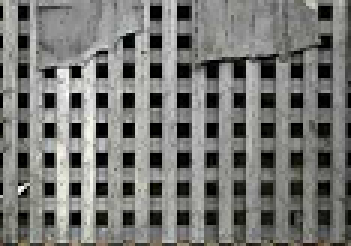
%> input picture texture_19_9_18/images/0.bmp, 117 x 82 px (shown 3 times larger)
$ octave statistic_for_contours_10_30.m   (GNU Octave 9; MATLAB toolbox functions it lacks are replaced by stand-ins)
%> lines starting %> are read from the running program, lines starting %| are printed output that depends on the picture
%%
% 2019年10月30日
%使用opencv寻找到轮廓，并保存为图片。然后在matlab中导入。最后进行分块处理，统计每个块中轮廓像素的个数。
%%
close all
addpath(genpath(pwd));
%% input the picture
[FileName, FilePath]=uigetfile('*.jpg;*.png;*.tif;*.img;*.bmp;*.gif;','请选择图像数据');
%> the answer given: images/0.bmp
str=[FilePath FileName];
img_rgb=imread(str);
%> img_rgb is the input picture: size 82x117x3 uint8; mean R, G, B 118.7, 119.1, 115.8
img_original=imread('\images\0.bmp'); %%input original image
%% convert to gray image
img_gray=rgb2gray(img_rgb);
img_gray(img_gray<100)=0;
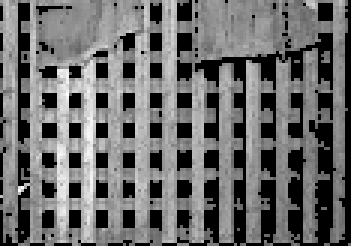
%> img_gray: size 82x117 uint8 (shown 3 times larger); min 0, max 255, mean 107.5
%%
figure
imshow(img_gray);
%%
temp_img_gray=double(img_gray);       %% convert to double type
temp_img_gray(temp_img_gray>100)=1;   %% 将非零数据转换为1，便于使用函数统计块内轮廓点的个数，即统计1的总个数
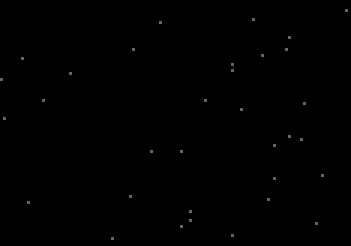
%> temp_img_gray: size 82x117 double (shown 3 times larger); min 0, max 100, mean 1.1
%%
fun = @(block_struct) sum(sum(block_struct.data));                    %Create block processing function.
patch_size=10;
tatistic_data=blockproc(temp_img_gray,[patch_size patch_size],fun);   % Select the appropriate batch size
%% left to right
[row,col]=size(tatistic_data);
%> row = 9; col = 12
left_right=zeros(2,(col-1)*row);
sta_index=1;
for j=1:row
    for i=1:col-1
        left_right(1,sta_index)=tatistic_data(j,i);
        left_right(2,sta_index)=tatistic_data(j,i+1);
        sta_index=sta_index+1;
    end
end
%> after the loop, left_right = 99 columns, first 8: [68 87 97 99 98 170 72 99; 87 97 99 98 170 72 99 198]; sta_index = 100
%% show
figure
scatter(left_right(1,:),left_right(2,:),'*b'); %线性，颜色，标记
xlabel('left data');  %x轴坐标描述
ylabel('right data');
set(0,'defaultfigurecolor','w');
%% 统计每个散点周围出现散点的密度
[big_num]=max(left_right,[],2);
%> big_num = [365; 365]
sta_frequency=zeros(big_num(1)+1,big_num(2)+1);       %%加1是为了存储0，即所有值均加1
%> sta_frequency: size 366x366 double; every value is 0
for len=1:length(left_right)
    sta_frequency(left_right(1,len)+1,left_right(2,len)+1)=sta_frequency(left_right(1,len)+1,left_right(2,len)+1)+1;
end
%> this loop made 99 passes
%> sta_frequency: size 366x366 double; min 0, max 6, mean 0.000739
%% 三维柱状图显示
figure
bar3(sta_frequency)
title('Frequency chart')
%%
% [4 lines of commented-out code are left out]
%% 数据上下左右边缘均延伸3个0
[r_0,c_0]=size(sta_frequency);
%> r_0 = 366; c_0 = 366
sta_frequency_pad_0=zeros(r_0+6,c_0+6);
sta_frequency_pad_0(4:r_0+3,4:c_0+3)=sta_frequency;
%% 以每个非零元素为中心，分别统计其领域块的和，半径分别为1,2,3.
patch_sum_R_1=zeros(r_0+6,c_0+6);        %存储以当前像素为中心，邻域半径为1的块的和
patch_sum_R_2=zeros(r_0+6,c_0+6);        %~~~~邻域半径为2
patch_sum_R_3=zeros(r_0+6,c_0+6);        %~~~~邻域半径为3
for r_1=4:r_0+3
    for c_1=4:c_0+3
        if sta_frequency_pad_0(r_1,c_1)>0
            patch_sum_R_1(r_1,c_1)=sum(sum(sta_frequency_pad_0(r_1-1:r_1+1,c_1-1:c_1+1)));
            patch_sum_R_2(r_1,c_1)=sum(sum(sta_frequency_pad_0(r_1-2:r_1+2,c_1-2:c_1+2)));
            patch_sum_R_3(r_1,c_1)=sum(sum(sta_frequency_pad_0(r_1-3:r_1+3,c_1-3:c_1+3)));
        end
    end
end
%% show 3D img
figure
bar3(patch_sum_R_1);
title('Frequency chart R=1')
figure
bar3(patch_sum_R_2);
title('Frequency chart R=2')
figure
%> (the run ends here)
